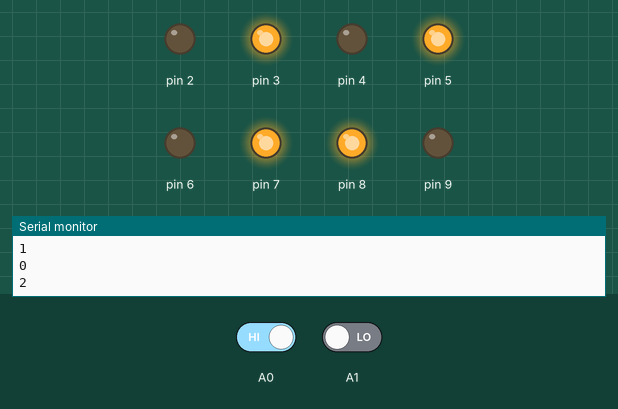
A sketch run on a simulated Arduino Uno, built with avr-gcc and run on an emulated ATmega328P. Parts: output pins drawn as LEDs (lit = HIGH), the last lines printed to the serial monitor. The inputs (shaded band) are chosen by the test bench; at power-on: A0 HIGH, A1 LOW.

Above: at 13.2 s.
13.3 s: A0 driven LOW
At 14.3 s:
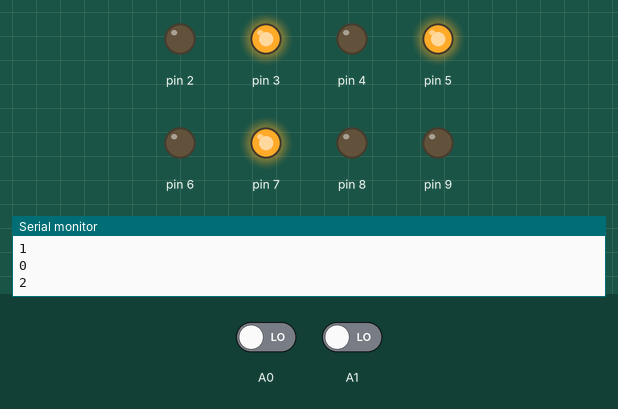
At 17.0 s:
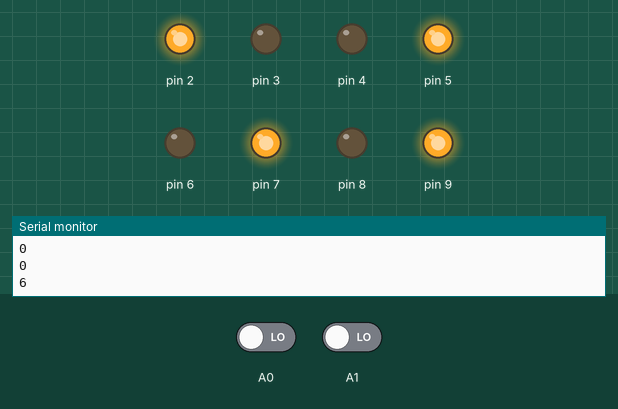
25.3 s: A0 driven HIGH
At 28.6 s:
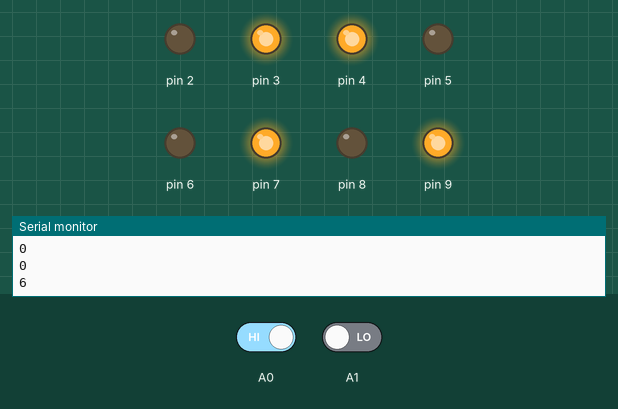
Timing chart, 0 to 43.3 s (numbered marks = the images above; inputs shaded):
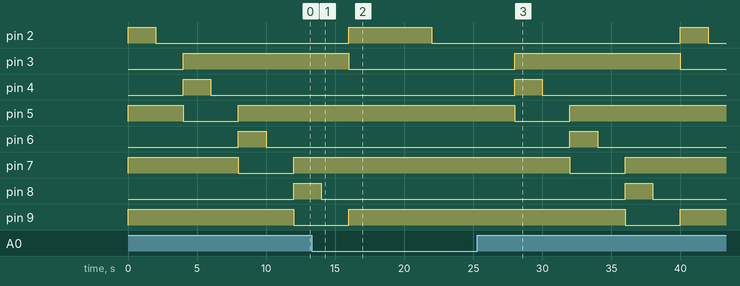

The sketch:

traffic.ino
```cpp
int ir_1 = 0;
int ir_2 = 0;
int delay_1 = 0;
int delay_2 = 0;

void setup() {
  Serial.begin(9600);

  pinMode(A0,INPUT);
  pinMode(A1,INPUT);
  pinMode(2, OUTPUT);
  pinMode(3, OUTPUT);
  pinMode(4, OUTPUT);
  pinMode(5, OUTPUT);
  pinMode(6, OUTPUT);
  pinMode(7, OUTPUT);
  pinMode(8, OUTPUT);
  pinMode(9, OUTPUT);

}

void loop() {
    ir_1 = digitalRead(A0);
    ir_2 = digitalRead(A1);
    delay_1 = 2;
    if (ir_1 == 0 & ir_2 == 1) {
      delay_2 = 4;
    } else if (ir_1 == 0 & ir_2 == 0) {
      delay_2 = 6;
    } else {
      delay_2 = 2;
    }
    Serial.println(ir_1);
    Serial.println(ir_2);
    Serial.println(delay_2);
    digitalWrite(2, HIGH);
    digitalWrite(3, LOW);
    digitalWrite(4, LOW);
    digitalWrite(5, HIGH);
    digitalWrite(6, LOW);
    digitalWrite(7, HIGH);
    digitalWrite(8, LOW);
    digitalWrite(9, HIGH);
    delay(delay_2*1000);
    digitalWrite(2, LOW);
    digitalWrite(3, LOW);
    digitalWrite(4, LOW);
    digitalWrite(5, HIGH);
    digitalWrite(6, LOW);
    digitalWrite(7, HIGH);
    digitalWrite(8, LOW);
    digitalWrite(9, HIGH);
    delay(delay_2*1000);
    digitalWrite(2, LOW);
    digitalWrite(3, HIGH);
    digitalWrite(4, HIGH);
    digitalWrite(5, LOW);
    digitalWrite(6, LOW);
    digitalWrite(7, HIGH);
    digitalWrite(8, LOW);
    digitalWrite(9, HIGH);
    delay(delay_1*1000);
    digitalWrite(2, LOW);
    digitalWrite(3, HIGH);
    digitalWrite(4, LOW);
    digitalWrite(5, LOW);
    digitalWrite(6, LOW);
    digitalWrite(7, HIGH);
    digitalWrite(8, LOW);
    digitalWrite(9, HIGH);
    delay(delay_1*1000);
    digitalWrite(2, LOW);
    digitalWrite(3, HIGH);
    digitalWrite(4, LOW);
    digitalWrite(5, HIGH);
    digitalWrite(6, HIGH);
    digitalWrite(7, LOW);
    digitalWrite(8, LOW);
    digitalWrite(9, HIGH);
    delay(delay_1*1000);
    digitalWrite(2, LOW);
    digitalWrite(3, HIGH);
    digitalWrite(4, LOW);
    digitalWrite(5, HIGH);
    digitalWrite(6, LOW);
    digitalWrite(7, LOW);
    digitalWrite(8, LOW);
    digitalWrite(9, HIGH);
    delay(delay_1*1000);
    digitalWrite(2, LOW);
    digitalWrite(3, HIGH);
    digitalWrite(4, LOW);
    digitalWrite(5, HIGH);
    digitalWrite(6, LOW);
    digitalWrite(7, HIGH);
    digitalWrite(8, HIGH);
    digitalWrite(9, LOW);
    delay(delay_1*1000);
    digitalWrite(2, LOW);
    digitalWrite(3, HIGH);
    digitalWrite(4, LOW);
    digitalWrite(5, HIGH);
    digitalWrite(6, LOW);
    digitalWrite(7, HIGH);
    digitalWrite(8, LOW);
    digitalWrite(9, LOW);
    delay(delay_1*1000);

}
```

Measured:
- after the input at 13.3 s, pin 3: goes on until 16.0 s, then stays LOW; pin 4: stays LOW (without the input it goes to HIGH after 6.7 s); pin 5: stays HIGH (without the input it goes to LOW after 6.7 s); pin 6: stays LOW (without the input it goes to HIGH after 10.7 s); pin 7: stays HIGH (without the input it goes to LOW after 10.7 s)
